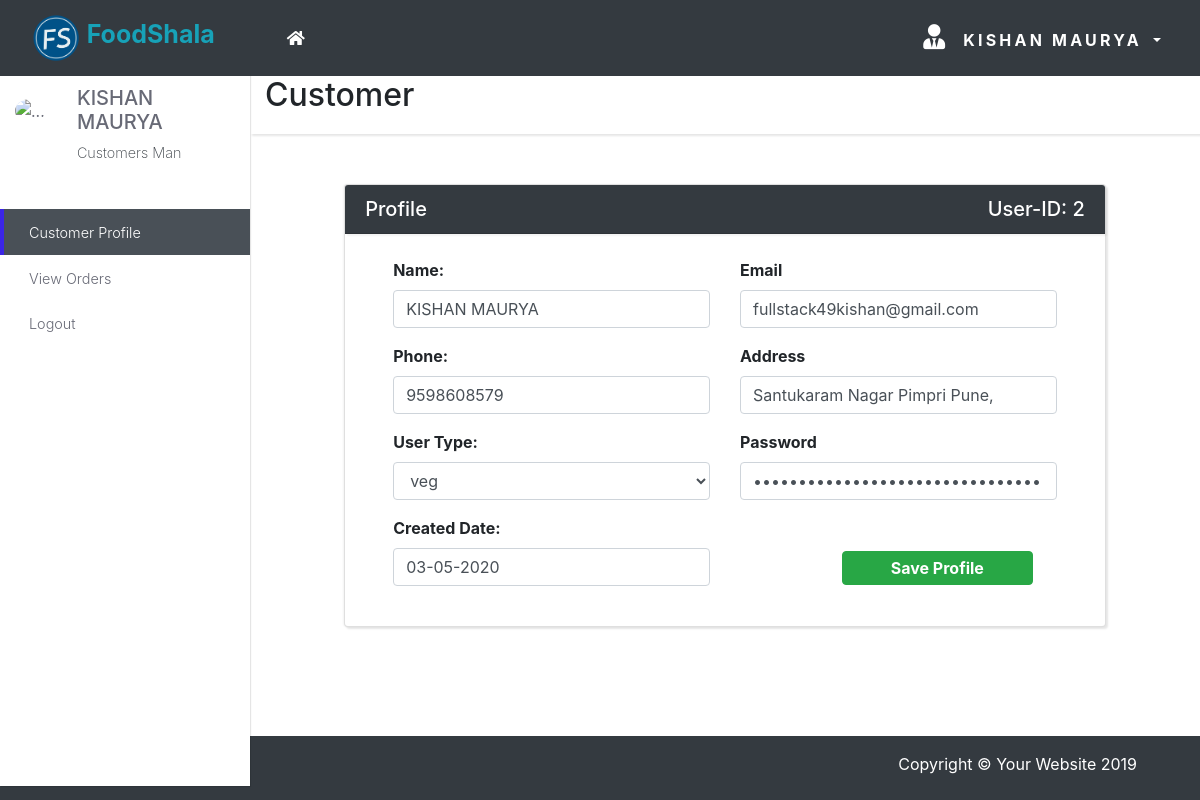
Page /Customer/customer.php (signed in) on the committed database.
### tables this page shows
CREATE TABLE `register` (
  `id` int(11) NOT NULL,
  `name` varchar(255) NOT NULL,
  `email` varchar(255) NOT NULL,
  `phone` varchar(255) NOT NULL,
  `address` varchar(255) NOT NULL,
  `res_type` varchar(255) NOT NULL,
  `password` varchar(255) NOT NULL,
  `created_at` timestamp NULL DEFAULT NULL,
  `updated_at` timestamp NULL DEFAULT NULL
);

### Customer/customer.php (the view, shortened to what this page needs)
<?php include 'pages/navbar.php'; ?>
<?php include 'pages/sidebar.php'; ?>
<div class="content-inner">
          <header class="page-header">
            <div class="container-fluid">
              <h2 class="no-margin-bottom">Customer</h2>
            </div>
          </header>
          <section class="updates padding-top">
            <div class="container-fluid">
              <div class="row justify-content-center">
                <div class="col-lg-10">
                  <div class="recent-updates card">
                    <div class="card-header bg-dark text-white">
                      <div class="row">
                        <div class="col-md-6">
                          <h3 class="h5">Profile</h3>
                        </div>
                        <div class="col-md-6 text-right">
                          <h3 class="h5">User-ID: <?php echo $_SESSION['customer_id']; ?></h3>
                        </div>
                      </div>
                    </div>
                    <div class="card-body no-padding px-5 py-4">
                      <?php
                        $id=$_SESSION['customer_id'];
                        $query="SELECT * FROM register WHERE id=$id ";
                        $run=mysqli_query($con,$query);
                        $row=mysqli_fetch_array($run);
                        foreach ($row as $user) {
                          $name=$row['name'];
                          $email=$row['email'];
                          $phone=$row['phone'];
                          $address=$row['address'];
                          $res_type=$row['res_type'];
                          $password=$row['password'];
                          $created_at=$row['created_at'];
                        }
                      ?>
                      <form action="" method="POST">
                        <div class="row">
                        <div class="col-md-6">
                          <label for="" class="font-weight-bold">Name:</label>
                          <div class="form-group">
                            <input type="text" class="form-control" value="<?php echo $name?>">
                          </div>
                        </div>
                        <div class="col-md-6">
                          <label for="" class="font-weight-bold">Email</label>
                          <div class="form-group">
                            <input type="text" class="form-control" value="<?php echo $email?>">
                          </div>
                        </div>
                      </div>
                      <div class="row">
                        <div class="col-md-6">
                          <label for="" class="font-weight-bold">Phone:</label>
                          <div class="form-group">
                            <input type="text" class="form-control" value="<?php echo $phone?>">
                          </div>
                        </div>
                        <div class="col-md-6">
                          <label for="" class="font-weight-bold">Address</label>
                          <div class="form-group">
                            <input type="text" class="form-control" value="<?php echo $address?>">
                          </div>
                        </div>
                      </div>
                      <div class="row">
                        <div class="col-md-6">
                          <label for="" class="font-weight-bold">User Type:</label>
                          <div class="form-group">
                            <select name="usertype" id="" class="form-control">
                              <option value="<?php echo $res_type;?>">
                                <?php echo $res_type;?>
                                </option>
                            </select>
                          </div>
                        </div>
                        <div class="col-md-6">
                          <label for="" class="font-weight-bold">Password</label>
                          <div class="form-group">
                            <input type="password" class="form-control" value="<?php echo $password ;?>">
                          </div>
                        </div>
                      </div>
                      <div class="row">
                        <div class="col-md-6">
                          <label for="" class="font-weight-bold">Created Date:</label>
                          <div class="form-group">
                            <input type="text" class="form-control" data-provide="datepicker"
                            value="<?php echo date("d-m-Y", strtotime($created_at)); ?>">
                          </div>
                        </div>
                        <div class="col-md-6">
                          <div class="form-group text-right mx-4" style="margin-top: 35px;">
                            <button type="submit" class="btn btn-success px-5 py-1 font-weight-bold">Save Profile</button>
                          </div>
                        </div>
                      </div>
                      </form>
                    </div>
                  </div>
                </div>
              </div>
            </div>
          </section>
<?php include 'pages/footer.php';?>

### Customer/include/css/main.css (style rules this page uses)
body { padding-top: 56px; }
.no-padding { padding: 0 !important; }
.no-margin-bottom { margin-bottom: 0 !important; }
section { padding: 50px 0; }
header.page-header { padding: 20px 0; }
.content-inner { position: relative; width: calc(100% - 250px); min-height: calc(100vh - 70px); padding-bottom: 60px; }
.page-header { background: #fff; padding: 20px; -webkit-box-shadow: 2px 2px 2px rgba(0, 0, 0, 0.1); box-shadow: 2px 2px 2px rgba(0, 0, 0, 0.1); position: relative; z-index: 8; }
button, input { outline: none !important; }
.card { margin-bottom: 30px; -webkit-box-shadow: 2px 2px 2px rgba(0, 0, 0, 0.1), -1px 0 2px rgba(0, 0, 0, 0.05); box-shadow: 2px 2px 2px rgba(0, 0, 0, 0.1), -1px 0 2px rgba(0, 0, 0, 0.05); }
.card-header { -webkit-box-shadow: 2px 2px 2px rgba(0, 0, 0, 0.05); box-shadow: 2px 2px 2px rgba(0, 0, 0, 0.05); }
.card-header h1, .card-header h2, .card-header h3, .card-header h4, .card-header h5, .card-header h6 { margin-bottom: 0; }

### rows in the picture
register: name "KISHAN MAURYA", email "fullstack49kishan@gmail.com", phone "9598608579", address "Santukaram Nagar Pimpri Pune,", usertype "veg", created_at "03-05-2020"

### other values in the picture
$_SESSION['resturant'] "KISHAN MAURYA"
$_SESSION['login_type'] "Customers"
$_SESSION['customer_id'] "2"
